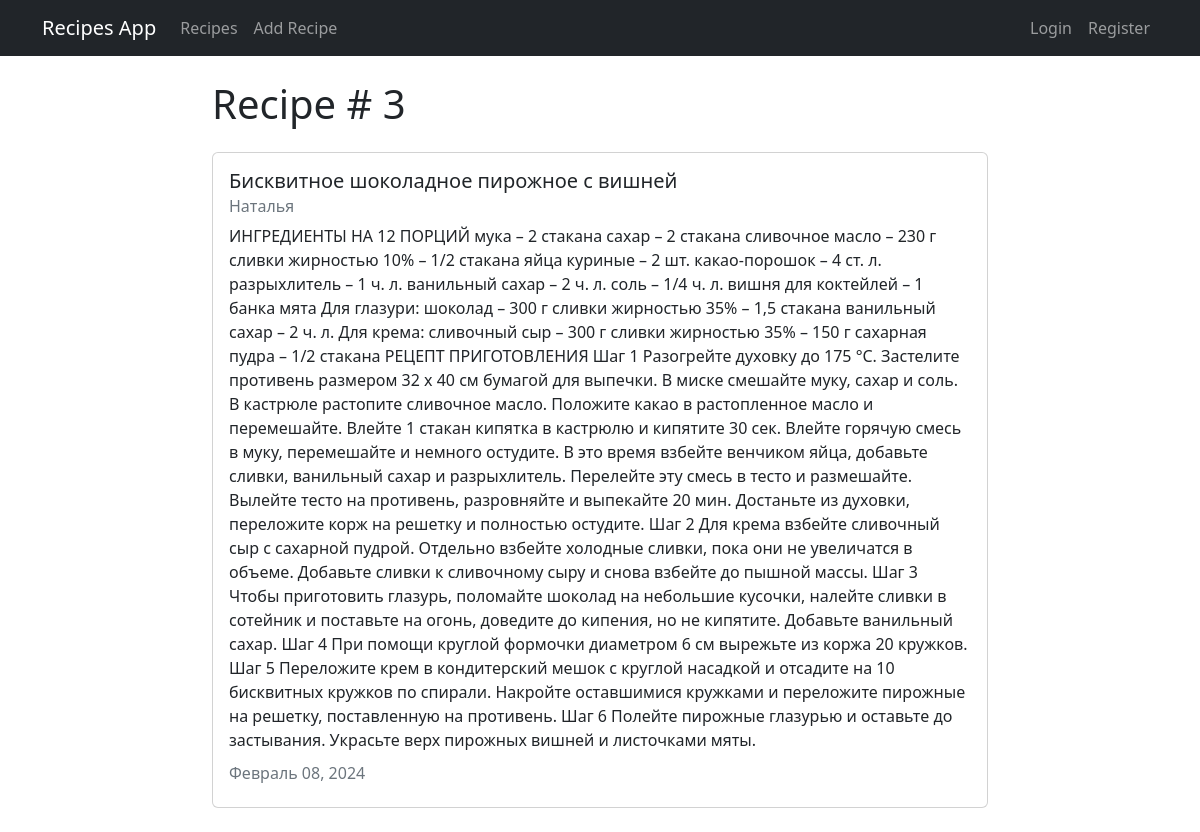
/recipe/3, run on the app's committed database.
### recipe/models.py (models this page shows, shortened)
class Recipe(models.Model):
    title = models.CharField(max_length=100)
    description = models.TextField()
    author = models.ForeignKey(User, on_delete=models.CASCADE)
    created_at = models.DateTimeField(auto_now_add=True)
    updated_at = models.DateTimeField(auto_now=True)

### recipe/views.py (the view)
# urls.py: path('recipe/<int:pk>', views.RecipeDetailView.as_view(), name="recipe-detail"),
class RecipeDetailView(DetailView):
    model = models.Recipe

### recipe/templates/recipe/recipe_detail.html (shortened to what this page needs)
{% extends "recipe/base.html" %}
{% block content %}
<h1>Recipe # {{object.id}}</h1>
<div class="card my-4">
  <div class="card-body">
    <h5 class="card-title">{{ object.title }}</h5>
    <h6 class="card-subtitle mb-2 text-muted">{{ object.author }}</h6>
    <p class="card-text">{{ object.description }}</p>
    <h6 class="card-subtitle mb-2 text-muted">
      {{ object.updated_at|date:"F d, Y" }}
    </h6>
  </div>
</div>
{% endblock content %}

### data on the page
Recipe: id "3", title "Бисквитное шоколадное пирожное с вишней", author "Наталья", description "ИНГРЕДИЕНТЫ НА 12 ПОРЦИЙ мука – 2 стакана сахар – 2 стакана сливочное масло – 230 г сливки жирностью 10% – 1/2 стакана яйца куриные – 2 шт. какао-порошок – 4 ст. л. разрыхлитель – 1 ч. л. ванильный сахар – 2 ч. л. соль – 1/4 ч. л. вишня для коктейлей – 1 банка мята Для глазури: шоколад – 300 г сливки жирностью 35% – 1,5 стакана ванильный сахар – 2 ч. л. Для крема: сливочный сыр – 300 г сливки жирностью 35% – 150 г сахарная пудра – 1/2 стакана РЕЦЕПТ ПРИГОТОВЛЕНИЯ Шаг 1 Разогрейте духовку до 175 °С. Застелите противень размером 32 х 40 см бумагой для выпечки. В миске смешайте муку, сахар и соль. В кастрюле растопите сливочное масло. Положите какао в растопленное масло и перемешайте. Влейте 1…", updated_at "Февраль 08, 2024"
